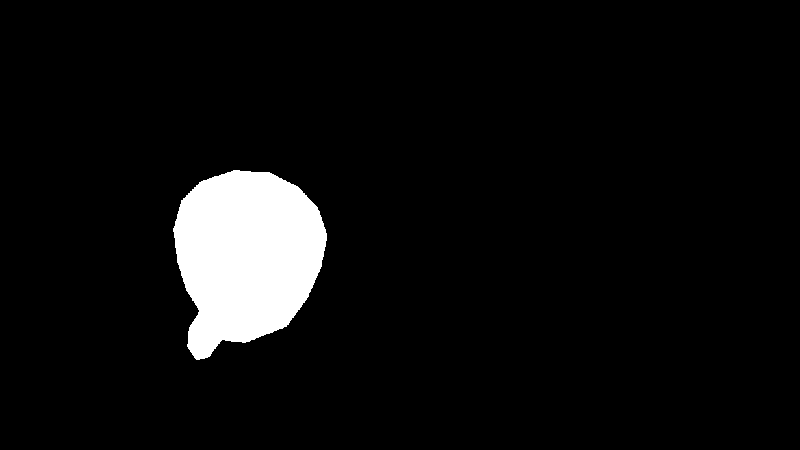
#> input picture docs/real-cup-demo/mask.png, 800 x 450 px, found by its file name
$ python verify_cup_export.py
#> lines starting #> are read from the running program, lines starting #| are printed output that depends on the picture; after the words box and inside, x2 and y2 are one past the last pixel; in counts of white or black regions, pixels touching at a corner belong together
"""Validate the real-photo browser export after tests/browser/cup.spec.ts."""
import json,subprocess
from pathlib import Path
import numpy as np
from PIL import Image
root=Path('.artifacts/cup-tests')
mask=np.asarray(Image.open(root/'mask.png').convert('L'))>0
#> mask: shape (450, 800) bool; 5.8% white; 1 white region, box (x1, y1, x2, y2) and area: (173, 170, 327, 360) 21041
first=np.asarray(Image.open(root/'first.png').convert('RGB')).astype(float)
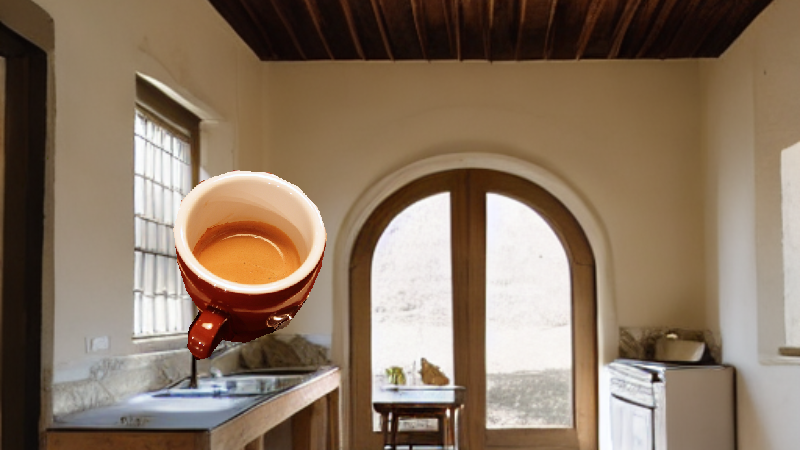
#> input picture docs/real-cup-demo/first.png, 800 x 450 px, found by its file name
last=np.asarray(Image.open(root/'last.png').convert('RGB')).astype(float)
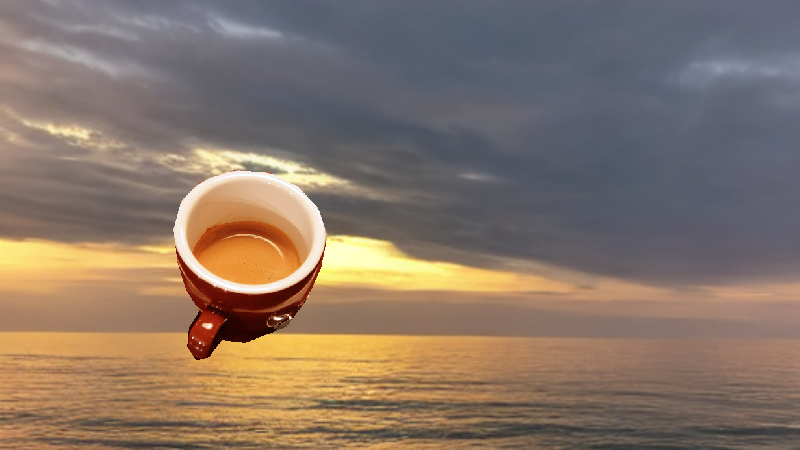
#> input picture docs/real-cup-demo/last.png, 800 x 450 px, found by its file name
assert mask.sum()>0 and np.array_equal(first[mask],last[mask])
assert np.mean(np.abs(first[~mask]-last[~mask]))>10
#> (the run stopped early here; a loop or call above may not have finished)
